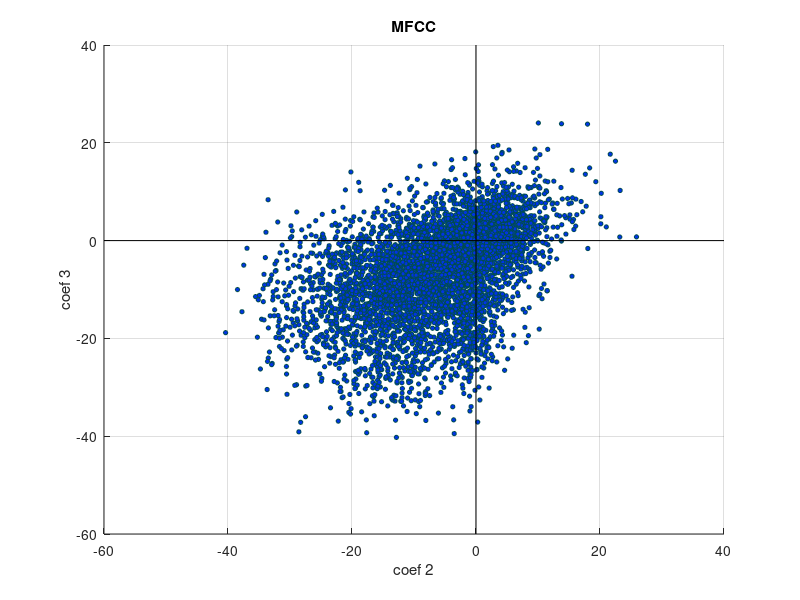

Reproduce this figure in MATLAB. (Note: this script raises an error after producing the figure.)
data = load('graf_mfcc.txt');
x = data(:,1);
y = data(:,2);

sz = 10;
scatter(x, y, sz, 'MarkerEdgeColor',[0 .3 .3],...
              'MarkerFaceColor',[0 .2 .9],...
              'LineWidth',0.5);
grid on
xlabel('coef 2')
ylabel('coef 3')
title('MFCC')

hold on
hlines=line([0 0], ylim, 'Color', 'k', 'LineWidth', 0.5);
vlines=line(xlim, [0 0], 'Color', 'k', 'LineWidth', 0.5); 
hold off

uistack(hlines, 'bottom');
uistack(vlines, 'bottom');

